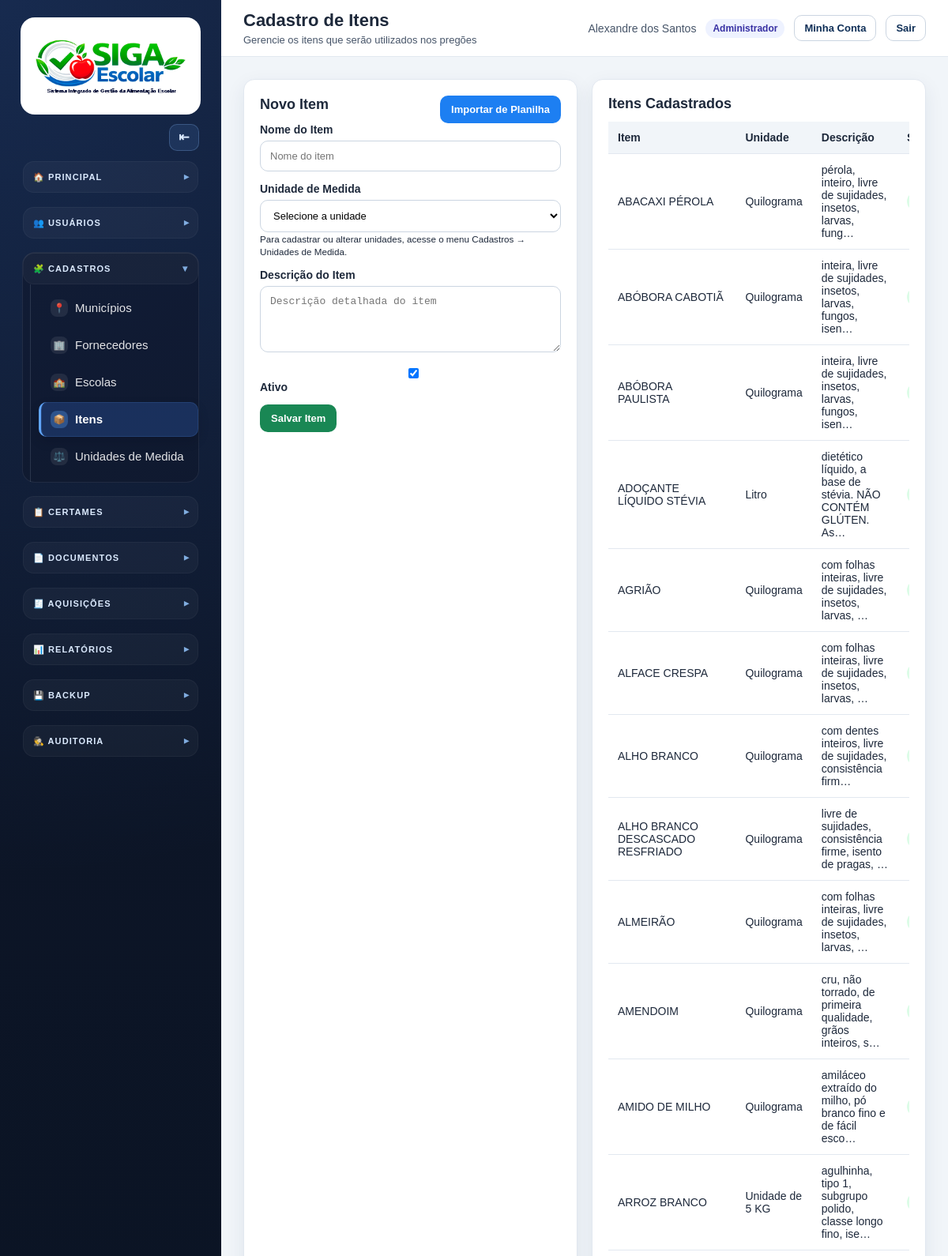
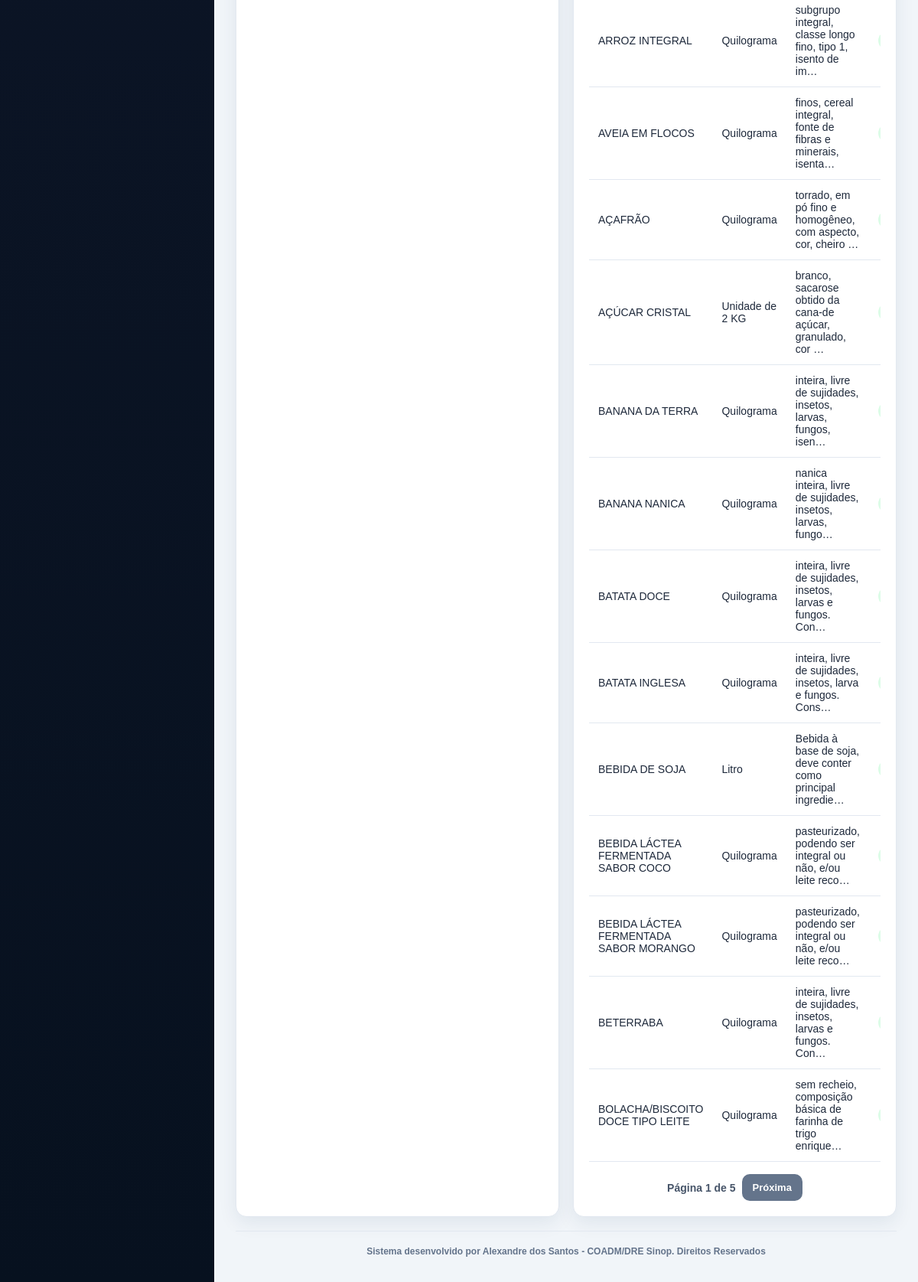
/cadastros/itens/ (signed in), run on the app's committed database (2 pictures, top to bottom).
### apps/usuarios/models.py (models this page shows, shortened)
class PerfilUsuario(models.Model):
    PERFIL_ADMINISTRADOR = "administrador"
    PERFIL_PREGOEIRO = "pregoeiro"
    PERFIL_CONSULTA_ESCOLA = "consulta_escola"
    PERFIL_CHOICES = [
        (PERFIL_ADMINISTRADOR, "Administrador"),
        (PERFIL_PREGOEIRO, "Pregoeiro"),
        (PERFIL_CONSULTA_ESCOLA, "Consulta/Escola"),
    ]
    usuario = models.OneToOneField(
        settings.AUTH_USER_MODEL,
        on_delete=models.CASCADE,
        related_name="perfil_acesso",
        verbose_name="Usuário",
    )
    perfil = models.CharField(
        "Perfil",
        max_length=30,
        choices=PERFIL_CHOICES,
        default=PERFIL_CONSULTA_ESCOLA,
    )
    escola = models.ForeignKey(
        Escola,
        on_delete=models.PROTECT,
        null=True,
        blank=True,
        related_name="usuarios_consulta",
        verbose_name="Escola vinculada",
        help_text="Use principalmente para usuários do perfil Consulta/Escola.",
    )
    criado_em = models.DateTimeField("Criado em", auto_now_add=True)
    atualizado_em = models.DateTimeField("Atualizado em", auto_now=True)
    class Meta:
        verbose_name = "Perfil de Usuário"
        verbose_name_plural = "Perfis de Usuários"
        ordering = ["usuario__first_name", "usuario__username"]

### apps/cadastros/models.py (models this page shows, shortened)
class AtivoModel(TimeStampedModel):
    ativo = models.BooleanField(default=True)
    class Meta:
        abstract = True

class Item(AtivoModel):
    nome_item = models.CharField("Nome do Item", max_length=255)
    unidade_medida = models.CharField(
        "Unidade de Medida",
        max_length=50,
    )
    descricao = models.TextField("Descrição do Item")
    class Meta:
        verbose_name = "Item"
        verbose_name_plural = "Itens"
        ordering = ["nome_item"]
    def get_unidade_medida_display(self):
        unidade = UnidadeMedida.objects.filter(codigo=self.unidade_medida).first()
        if unidade:
            return unidade.nome

class UnidadeMedida(AtivoModel):
    nome = models.CharField("Nome", max_length=100)
    sigla = models.CharField("Sigla", max_length=20, blank=True)
    codigo = models.CharField(
        "Código interno",
        max_length=50,
        unique=True,
        help_text="Código usado internamente nos itens. Ex.: kg, litro, unidade.",
    )
    class Meta:
        verbose_name = "Unidade de Medida"
        verbose_name_plural = "Unidades de Medida"
        ordering = ["nome"]

### apps/cadastros/views.py (the view)
# urls.py: path("itens/", views.itens, name="itens"),
def itens(request):
    garantir_unidades_medida_padrao()
    if request.method == "POST":
        form = ItemForm(request.POST)
        if form.is_valid():
            form.save()
            messages.success(request, "Item cadastrado com sucesso.")
            return redirect("cadastros:itens")
        messages.error(request, "Verifique os dados informados no formulário.")
    else:
        form = ItemForm()
    itens_queryset = Item.objects.all().order_by("nome_item")
    itens_pagina = paginar_queryset(request, itens_queryset)
    unidades_medida_lista = UnidadeMedida.objects.filter(ativo=True).order_by("nome")
    return render(
        request,
        "cadastros/itens.html",
        {
            "form": form,
            "itens": itens_pagina,
            "unidades_medida": unidades_medida_lista,
            "modo_edicao": False,
            "item_edicao": None,
        },
    )

### templates/cadastros/itens.html (shortened to what this page needs)
{% extends "base.html" %}
{% block page_title %}Cadastro de Itens{% endblock %}
{% block page_subtitle %}Gerencie os itens que serão utilizados nos pregões{% endblock %}
{% block content %}
<div class="grid grid-2">
    <div class="card">
        <div style="display:flex; align-items:center; justify-content:space-between; gap:12px; flex-wrap:wrap;">
            {% if modo_edicao %}
            <h2>Editar Item</h2>
            {% else %}
            <h2>Novo Item</h2>
            {% endif %}
            <a class="btn btn-primary" href="{% url 'importacoes:itens' %}">
                Importar de Planilha
            </a>
        </div>
        <form method="post">
            <div class="form-group">
                <label>Nome do Item</label>
                {{ form.nome_item }}
            </div>
            <div class="form-group">
                <label>Unidade de Medida</label>
                <select name="unidade_medida" required>
                    <option value="">Selecione a unidade</option>
                </select>
                <small>
                    Para cadastrar ou alterar unidades, acesse o menu Cadastros → Unidades de Medida.
                </small>
            </div>
            <div class="form-group">
                <label>Descrição do Item</label>
                {{ form.descricao }}
            </div>
            <div class="form-group">
                <label>
                    {{ form.ativo }}
                    Ativo
                </label>
            </div>
            <div class="actions">
                {% if modo_edicao %}
                <button class="btn btn-success" type="submit">
                    Salvar Alterações
                </button>
                <a class="btn btn-secondary" href="{% url 'cadastros:itens' %}">
                    Cancelar Edição
                </a>
                {% else %}
                <button class="btn btn-success" type="submit">
                    Salvar Item
                </button>
                {% endif %}
            </div>
        </form>
    </div>
    <div class="card">
        <h2>Itens Cadastrados</h2>
        <div class="table-wrapper">
            <table>
                <thead>
                    <tr>
                        <th>Item</th>
                        <th>Unidade</th>
                        <th>Descrição</th>
                        <th>Status</th>
                    </tr>
                </thead>
                <tbody>
                    {% for item in itens %}
                    <tr>
                        <td>{{ item.nome_item }}</td>
                        <td>{{ item.get_unidade_medida_display }}</td>
                        <td title="{{ item.descricao }}">{{ item.descricao|truncatechars:60 }}</td>
                        <td>
                            {% if item.ativo %}
                            <span class="badge badge-success">Ativo</span>
                            {% else %}
                            <span class="badge badge-danger">Inativo</span>
                            {% endif %}
                        </td>
                    </tr>
                    {% empty %}
                    <tr>
                        <td colspan="5">Nenhum item cadastrado.</td>
                    </tr>
                    {% endfor %}
                </tbody>
            </table>
        </div>
        {% if itens.has_other_pages %}
        <div class="pagination" style="display:flex; align-items:center; justify-content:center; gap:8px; margin-top:16px; flex-wrap:wrap;">
            <span style="font-weight:700; color:#475569;">
                Página {{ itens.number }} de {{ itens.paginator.num_pages }}
            </span>
            {% if itens.has_next %}
            <a class="btn btn-secondary" href="?page={{ itens.next_page_number }}">Próxima</a>
            {% endif %}
        </div>
        {% endif %}
    </div>
</div>
{% endblock %}

### templates/base.html (shortened to what this page needs)
{% load static %}
<!DOCTYPE html>
<html lang="pt-br">
<head>
    <link rel="stylesheet" href="{% static 'css/style.css' %}">
</head>
<body>
    {% with namespace=request.resolver_match.namespace url_name=request.resolver_match.url_name perfil=request.user.perfil_acesso.perfil %}
    <div class="app">
        <aside class="sidebar">
            <div class="sidebar-logo">
                <a class="brand-logo-wrap" href="{% url 'dashboard' %}" title="SIGA Escolar">
                    <img class="brand-logo-img" src="{% static 'img/logo_siga_escolar_header.png' %}" alt="SIGA Escolar - Sistema Integrado de Gestão da Alimentação Escolar">
                </a>
            </div>
            <div class="sidebar-tools">
                <button
                    type="button"
                    id="sidebarToggleBtn"
                    class="sidebar-tool-btn"
                    aria-label="Recolher menu lateral"
                    title="Recolher menu lateral"
                >⇤</button>
            </div>
            <nav class="sidebar-menu">
                <details class="sidebar-group" open>
                    <summary><span class="group-title">🏠 Principal</span></summary>
                </details>
                {% if request.user.is_superuser or perfil == "administrador" %}
                <details class="sidebar-group" {% if namespace == "usuarios" %}open{% endif %}>
                    <summary><span class="group-title">👥 Usuários</span></summary>
                </details>
                {% endif %}
                {% if request.user.is_superuser or perfil == "administrador" %}
                <details class="sidebar-group" {% if namespace == "cadastros" %}open{% endif %}>
                    <summary><span class="group-title">🧩 Cadastros</span></summary>
                    <div class="sidebar-links">
                        <a class="sidebar-link {% if namespace == 'cadastros' and url_name == 'municipios' %}active{% endif %}" href="{% url 'cadastros:municipios' %}">
                            <span class="sidebar-icon">📍</span>
                            <span>Municípios</span>
                        </a>
                        <a class="sidebar-link {% if namespace == 'cadastros' and url_name == 'fornecedores' %}active{% endif %}" href="{% url 'cadastros:fornecedores' %}">
                            <span class="sidebar-icon">🏢</span>
                            <span>Fornecedores</span>
                        </a>
                        <a class="sidebar-link {% if namespace == 'cadastros' and url_name == 'escolas' %}active{% endif %}" href="{% url 'cadastros:escolas' %}">
                            <span class="sidebar-icon">🏫</span>
                            <span>Escolas</span>
                        </a>
                        <a class="sidebar-link {% if namespace == 'cadastros' and url_name == 'itens' %}active{% endif %}" href="{% url 'cadastros:itens' %}">
                            <span class="sidebar-icon">📦</span>
                            <span>Itens</span>
                        </a>
                        <a class="sidebar-link {% if namespace == 'cadastros' and url_name == 'unidades_medida' %}active{% endif %}" href="{% url 'cadastros:unidades_medida' %}">
                            <span class="sidebar-icon">⚖️</span>
                            <span>Unidades de Medida</span>
                        </a>
                    </div>
                </details>
                {% endif %}
                {% if request.user.is_superuser or perfil == "administrador" or perfil == "pregoeiro" %}
                <details class="sidebar-group" {% if namespace == "pregoes" or namespace == "execucao" or namespace == "documentos" and url_name == "adjudicacao_chamada_publica" %}open{% endif %}>
                    <summary><span class="group-title">📋 Certames</span></summary>
                </details>
                {% endif %}
                <details class="sidebar-group" {% if namespace == "documentos" and url_name != "adjudicacao_chamada_publica" %}open{% endif %}>
                    <summary><span class="group-title">📄 Documentos</span></summary>
                </details>
                                <details class="sidebar-group" {% if namespace == "aquisicoes" %}open{% endif %}>
                    <summary><span class="group-title">🧾 Aquisições</span></summary>
                </details>
                <details class="sidebar-group" {% if namespace == "pregoes" and url_name == "relatorio_distribuicao" or namespace == "documentos" and url_name|slice:":11" == "relatorios_" %}open{% endif %}>
                    <summary><span class="group-title">📊 Relatórios</span></summary>
                </details>
                {% if request.user.is_superuser or perfil == "administrador" %}
                <details class="sidebar-group" {% if namespace == "importacoes" and url_name == "exportacoes" %}open{% endif %}>
                    <summary><span class="group-title">💾 Backup</span></summary>
                </details>
                {% endif %}
                {% if request.user.is_superuser or perfil == "administrador" %}
                <details class="sidebar-group" {% if namespace == "auditoria" %}open{% endif %}>
                    <summary><span class="group-title">🕵️ Auditoria</span></summary>
                </details>
                {% endif %}
            </nav>
        </aside>
        <main class="main">
            <header class="topbar">
                <div class="topbar-title">
                    <h1>{% block page_title %}Sistema de Pregões{% endblock %}</h1>
                    <p>{% block page_subtitle %}Gestão de certames, lances e documentos{% endblock %}</p>
                </div>
                <div class="topbar-user" style="display:flex; align-items:center; gap:12px; flex-wrap:wrap;">
                    {% if request.user.is_authenticated %}
                    <span>{{ request.user.get_full_name|default:request.user.username }}</span>
                    {% if request.user.is_superuser %}
                    <span class="user-perfil-badge">Administrador</span>
                    {% elif request.user.perfil_acesso %}
                    <span class="user-perfil-badge">{{ request.user.perfil_acesso.get_perfil_display }}</span>
                    {% endif %}
                    <a href="{% url 'usuarios:minha_conta' %}" style="
                        border:1px solid #cbd5e1;
                        background:#ffffff;
                        color:#0f2f57;
                        border-radius:10px;
                        padding:8px 12px;
                        font-size:13px;
                        font-weight:800;
                        text-decoration:none;
                        font-family:inherit;
                    ">Minha Conta</a>
                    <form method="post" action="{% url 'logout' %}" id="autoLogoutForm" style="margin:0;">
                        <button type="submit" style="
                            border:1px solid #cbd5e1;
                            background:#ffffff;
                            color:#0f2f57;
                            border-radius:10px;
                            padding:8px 12px;
                            font-size:13px;
                            font-weight:800;
                            cursor:pointer;
                            font-family:inherit;
                        ">Sair</button>
                    </form>
                    {% else %}
                    <span>Ambiente de desenvolvimento</span>
                    {% endif %}
                </div>
            </header>
            <section class="content">
                {% block content %}{% endblock %}
                <footer class="siga-footer">
                    Sistema desenvolvido por Alexandre dos Santos - COADM/DRE Sinop. Direitos Reservados
                </footer>
            </section>
        </main>
    </div>
    {% endwith %}
</body>
</html>

### data on the page
Item: nome_item "ABACAXI PÉROLA", unidade_medida "Quilograma", descricao "pérola, inteiro, livre de sujidades, insetos, larvas, fung…"
Item: nome_item "ABÓBORA CABOTIÃ", unidade_medida "Quilograma", descricao "inteira, livre de sujidades, insetos, larvas, fungos, isen…"
Item: nome_item "ABÓBORA PAULISTA", unidade_medida "Quilograma", descricao "inteira, livre de sujidades, insetos, larvas, fungos, isen…"
Item: nome_item "ADOÇANTE LÍQUIDO STÉVIA", unidade_medida "Litro", descricao "dietético líquido, a base de stévia. NÃO CONTÉM GLÚTEN. As…"
Item: nome_item "AGRIÃO", unidade_medida "Quilograma", descricao "com folhas inteiras, livre de sujidades, insetos, larvas, …"
Item: nome_item "ALFACE CRESPA", unidade_medida "Quilograma", descricao "com folhas inteiras, livre de sujidades, insetos, larvas, …"
Item: nome_item "ALHO BRANCO", unidade_medida "Quilograma", descricao "com dentes inteiros, livre de sujidades, consistência firm…"
Item: nome_item "ALHO BRANCO DESCASCADO RESFRIADO", unidade_medida "Quilograma", descricao "livre de sujidades, consistência firme, isento de pragas, …"
Item: nome_item "ALMEIRÃO", unidade_medida "Quilograma", descricao "com folhas inteiras, livre de sujidades, insetos, larvas, …"
Item: nome_item "AMENDOIM", unidade_medida "Quilograma", descricao "cru, não torrado, de primeira qualidade, grãos inteiros, s…"
Item: nome_item "AMIDO DE MILHO", unidade_medida "Quilograma", descricao "amiláceo extraído do milho, pó branco fino e de fácil esco…"
Item: nome_item "ARROZ BRANCO", unidade_medida "Unidade de 5 KG", descricao "agulhinha, tipo 1, subgrupo polido, classe longo fino, ise…"
Item: nome_item "ARROZ INTEGRAL", unidade_medida "Quilograma", descricao "subgrupo integral, classe longo fino, tipo 1, isento de im…"
Item: nome_item "AVEIA EM FLOCOS", unidade_medida "Quilograma", descricao "finos, cereal integral, fonte de fibras e minerais, isenta…"
Item: nome_item "AÇAFRÃO", unidade_medida "Quilograma", descricao "torrado, em pó fino e homogêneo, com aspecto, cor, cheiro …"
Item: nome_item "AÇÚCAR CRISTAL", unidade_medida "Unidade de 2 KG", descricao "branco, sacarose obtido da cana-de açúcar, granulado, cor …"
Item: nome_item "BANANA DA TERRA", unidade_medida "Quilograma", descricao "inteira, livre de sujidades, insetos, larvas, fungos, isen…"
Item: nome_item "BANANA NANICA", unidade_medida "Quilograma", descricao "nanica inteira, livre de sujidades, insetos, larvas, fungo…"
Item: nome_item "BATATA DOCE", unidade_medida "Quilograma", descricao "inteira, livre de sujidades, insetos, larvas e fungos. Con…"
Item: nome_item "BATATA INGLESA", unidade_medida "Quilograma", descricao "inteira, livre de sujidades, insetos, larva e fungos. Cons…"
Item: nome_item "BEBIDA DE SOJA", unidade_medida "Litro", descricao "Bebida à base de soja, deve conter como principal ingredie…"
Item: nome_item "BEBIDA LÁCTEA FERMENTADA SABOR COCO", unidade_medida "Quilograma", descricao "pasteurizado, podendo ser integral ou não, e/ou leite reco…"
Item: nome_item "BEBIDA LÁCTEA FERMENTADA SABOR MORANGO", unidade_medida "Quilograma", descricao "pasteurizado, podendo ser integral ou não, e/ou leite reco…"
Item: nome_item "BETERRABA", unidade_medida "Quilograma", descricao "inteira, livre de sujidades, insetos, larvas e fungos. Con…"
Item: nome_item "BOLACHA/BISCOITO DOCE TIPO LEITE", unidade_medida "Quilograma", descricao "sem recheio, composição básica de farinha de trigo enrique…"

### other printed values
{{ request.user.get_full_name|default:request.user.username }} "Alexandre dos Santos"
{{ request.user.perfil_acesso.get_perfil_display }} "Administrador"
{{ itens.number }} "1"
{{ itens.paginator.num_pages }} "5"
